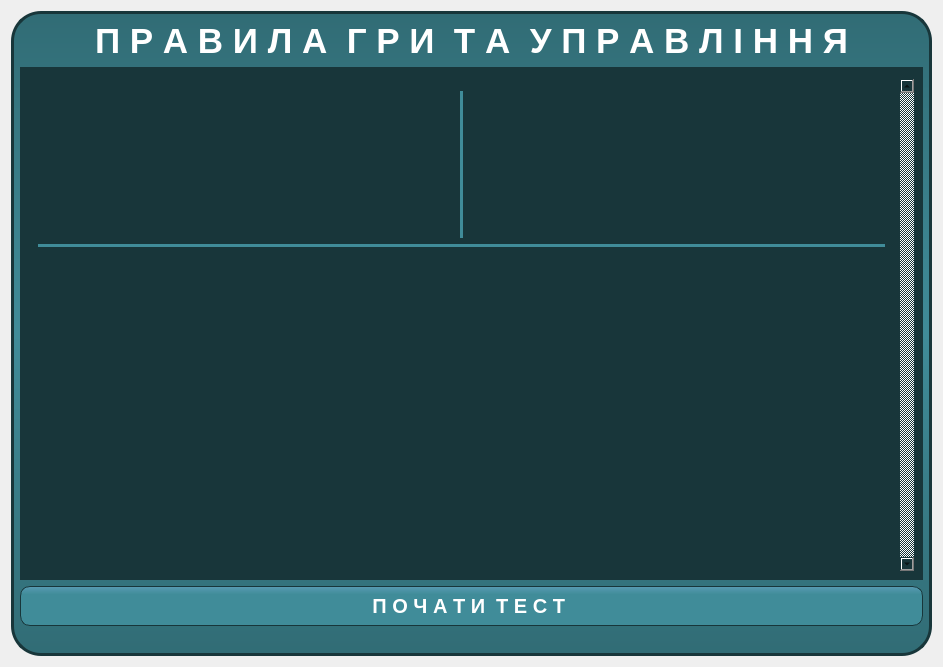
<?xml version="1.0" encoding="UTF-8"?>
<ui version="4.0">
 <class>HelperForm</class>
 <widget class="QDialog" name="HelperForm">
  <property name="windowModality">
   <enum>Qt::WindowModal</enum>
  </property>
  <property name="geometry">
   <rect>
    <x>0</x>
    <y>0</y>
    <width>943</width>
    <height>667</height>
   </rect>
  </property>
  <property name="focusPolicy">
   <enum>Qt::NoFocus</enum>
  </property>
  <property name="windowTitle">
   <string>Dialog</string>
  </property>
  <property name="modal">
   <bool>true</bool>
  </property>
  <layout class="QGridLayout" name="gridLayout_2">
   <item row="1" column="0">
    <widget class="QWidget" name="BackGround1" native="true">
     <property name="styleSheet">
      <string notr="true">QWidget#BackGround1 {
	background: qlineargradient(spread:pad, x1:0.5, y1:0, x2:0.5, y2:1, stop:0 rgba(49, 108, 117, 255), stop:0.5 rgba(64, 140, 153, 255), stop:1 rgba(49, 108, 117, 255));
	border-style: solid;
	border-width: 3px;
	border-color: rgb(24, 54, 58);
	border-radius: 30px;
	font-family: &quot;Arial&quot;;
	font-size: 20px;
	font-weight: bold;
	color: #fff;
}</string>
     </property>
     <layout class="QGridLayout" name="BackGround">
      <property name="leftMargin">
       <number>9</number>
      </property>
      <property name="topMargin">
       <number>10</number>
      </property>
      <property name="rightMargin">
       <number>9</number>
      </property>
      <property name="bottomMargin">
       <number>30</number>
      </property>
      <item row="0" column="0">
       <widget class="QLabel" name="label">
        <property name="sizePolicy">
         <sizepolicy hsizetype="Preferred" vsizetype="Maximum">
          <horstretch>0</horstretch>
          <verstretch>0</verstretch>
         </sizepolicy>
        </property>
        <property name="font">
         <font>
          <family>Arial</family>
          <pointsize>26</pointsize>
          <weight>75</weight>
          <bold>true</bold>
         </font>
        </property>
        <property name="styleSheet">
         <string notr="true">color:#fff</string>
        </property>
        <property name="text">
         <string>П Р А В И Л А  Г Р И  Т А  У П Р А В Л I Н Н Я</string>
        </property>
        <property name="alignment">
         <set>Qt::AlignCenter</set>
        </property>
       </widget>
      </item>
      <item row="3" column="0">
       <widget class="QPushButton" name="startBtn">
        <property name="minimumSize">
         <size>
          <width>300</width>
          <height>40</height>
         </size>
        </property>
        <property name="cursor">
         <cursorShape>PointingHandCursor</cursorShape>
        </property>
        <property name="styleSheet">
         <string notr="true"> QPushButton {
     background: qlineargradient(spread:pad, x1:0.5, y1:0, x2:0.5, y2:1, stop:0 rgba(89, 155, 179, 255), stop:0.2 rgba(64, 140, 153, 255));
	border-style: solid;
	border-width: 1px;
	border-color: rgb(24, 54, 58);
	border-radius: 10px;
	font-family: &quot;Arial&quot;;
	font-size: 20px;
	font-weight: bold;
	color: #fff;
 }
 QPushButton:hover {
     background: qlineargradient(spread:pad, x1:0.5, y1:1, x2:0.5, y2:0.011, stop:0 rgba(89, 155, 179, 255), stop:0.2 rgba(64, 140, 153, 255));
 }
 QPushButton:pressed {
     background: qlineargradient(spread:pad, x1:0.5, y1:0, x2:0.5, y2:1, stop:0 rgba(49, 108, 117, 255), stop:0.2 rgba(64, 140, 153, 255));
 }</string>
        </property>
        <property name="text">
         <string>П О Ч А Т И  Т Е С Т </string>
        </property>
       </widget>
      </item>
      <item row="1" column="0">
       <widget class="QWidget" name="GridLayout" native="true">
        <property name="focusPolicy">
         <enum>Qt::NoFocus</enum>
        </property>
        <property name="styleSheet">
         <string notr="true">border : 0px solid blue;
border-top : 3px solid rgb(24, 54, 58);
background-color: rgb(24, 54, 58);</string>
        </property>
        <layout class="QGridLayout" name="gridLayout">
         <property name="leftMargin">
          <number>9</number>
         </property>
         <property name="topMargin">
          <number>9</number>
         </property>
         <property name="rightMargin">
          <number>9</number>
         </property>
         <property name="bottomMargin">
          <number>9</number>
         </property>
         <item row="0" column="1">
          <widget class="QScrollArea" name="scrollArea">
           <property name="verticalScrollBarPolicy">
            <enum>Qt::ScrollBarAlwaysOn</enum>
           </property>
           <property name="horizontalScrollBarPolicy">
            <enum>Qt::ScrollBarAlwaysOff</enum>
           </property>
           <property name="widgetResizable">
            <bool>true</bool>
           </property>
           <widget class="QWidget" name="scrollAreaWidgetContents">
            <property name="geometry">
             <rect>
              <x>0</x>
              <y>0</y>
              <width>875</width>
              <height>1351</height>
             </rect>
            </property>
            <layout class="QGridLayout" name="gridLayout_3">
             <item row="0" column="2">
              <widget class="Line" name="line">
               <property name="autoFillBackground">
                <bool>false</bool>
               </property>
               <property name="styleSheet">
                <string notr="true">background-color:  rgba(64, 140, 153, 255);
</string>
               </property>
               <property name="orientation">
                <enum>Qt::Vertical</enum>
               </property>
              </widget>
             </item>
             <item row="2" column="1" colspan="3">
              <widget class="QLabel" name="label_3">
               <property name="text">
                <string/>
               </property>
               <property name="pixmap">
                <pixmap>../build-openTraffic-Desktop_Qt_6_0_1_MinGW_64_bit-Debug/imgs/helper/panoinf.png</pixmap>
               </property>
               <property name="alignment">
                <set>Qt::AlignCenter</set>
               </property>
              </widget>
             </item>
             <item row="0" column="1">
              <widget class="QLabel" name="carinf">
               <property name="text">
                <string/>
               </property>
               <property name="pixmap">
                <pixmap>../build-openTraffic-Desktop_Qt_6_0_1_MinGW_64_bit-Debug/imgs/helper/carcontrl.png</pixmap>
               </property>
              </widget>
             </item>
             <item row="1" column="1" colspan="3">
              <widget class="Line" name="line_2">
               <property name="styleSheet">
                <string notr="true">background-color:  rgba(64, 140, 153, 255);
border-color:  rgba(64, 140, 153, 255);</string>
               </property>
               <property name="orientation">
                <enum>Qt::Horizontal</enum>
               </property>
              </widget>
             </item>
             <item row="0" column="3">
              <widget class="QLabel" name="label_2">
               <property name="text">
                <string/>
               </property>
               <property name="pixmap">
                <pixmap>../build-openTraffic-Desktop_Qt_6_0_1_MinGW_64_bit-Debug/imgs/helper/questinf.png</pixmap>
               </property>
              </widget>
             </item>
             <item row="3" column="1" colspan="3">
              <widget class="QLabel" name="label_4">
               <property name="text">
                <string/>
               </property>
               <property name="pixmap">
                <pixmap>../build-openTraffic-Desktop_Qt_6_0_1_MinGW_64_bit-Debug/imgs/helper/gl.png</pixmap>
               </property>
               <property name="alignment">
                <set>Qt::AlignCenter</set>
               </property>
              </widget>
             </item>
            </layout>
           </widget>
          </widget>
         </item>
        </layout>
       </widget>
      </item>
     </layout>
    </widget>
   </item>
  </layout>
 </widget>
 <resources/>
 <connections/>
</ui>
